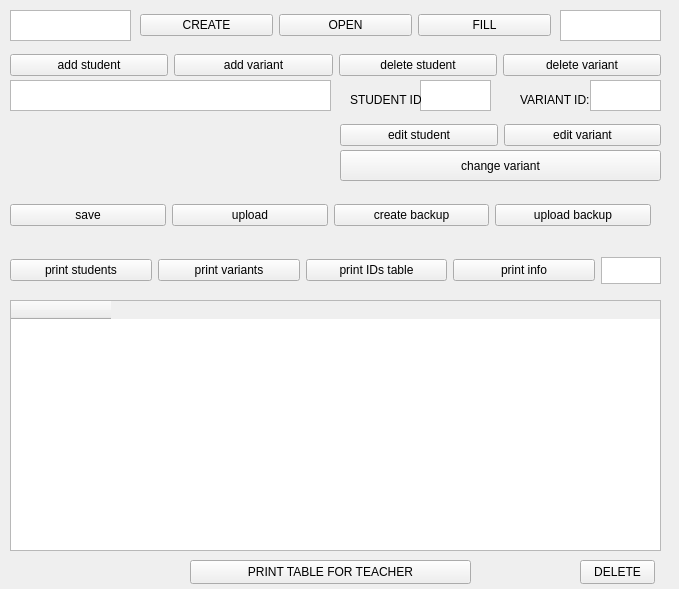
<?xml version="1.0" encoding="UTF-8"?>
<ui version="4.0">
 <class>DataBase</class>
 <widget class="QMainWindow" name="DataBase">
  <property name="geometry">
   <rect>
    <x>0</x>
    <y>0</y>
    <width>679</width>
    <height>589</height>
   </rect>
  </property>
  <property name="cursor">
   <cursorShape>UpArrowCursor</cursorShape>
  </property>
  <property name="windowTitle">
   <string>DataBase</string>
  </property>
  <property name="styleSheet">
   <string notr="true"/>
  </property>
  <widget class="QWidget" name="centralwidget">
   <widget class="QWidget" name="gridLayoutWidget">
    <property name="geometry">
     <rect>
      <x>10</x>
      <y>50</y>
      <width>651</width>
      <height>31</height>
     </rect>
    </property>
    <layout class="QGridLayout" name="add_deleteLO">
     <item row="0" column="1">
      <widget class="QPushButton" name="add_var">
       <property name="text">
        <string>add variant</string>
       </property>
      </widget>
     </item>
     <item row="0" column="2">
      <widget class="QPushButton" name="delete_std">
       <property name="text">
        <string>delete student</string>
       </property>
      </widget>
     </item>
     <item row="0" column="0">
      <widget class="QPushButton" name="add_std">
       <property name="text">
        <string>add student</string>
       </property>
      </widget>
     </item>
     <item row="0" column="3">
      <widget class="QPushButton" name="delete_var">
       <property name="text">
        <string>delete variant</string>
       </property>
      </widget>
     </item>
    </layout>
   </widget>
   <widget class="QTextEdit" name="dbName">
    <property name="geometry">
     <rect>
      <x>10</x>
      <y>10</y>
      <width>121</width>
      <height>31</height>
     </rect>
    </property>
    <property name="html">
     <string>&lt;!DOCTYPE HTML PUBLIC &quot;-//W3C//DTD HTML 4.0//EN&quot; &quot;http://www.w3.org/TR/REC-html40/strict.dtd&quot;&gt;
&lt;html&gt;&lt;head&gt;&lt;meta name=&quot;qrichtext&quot; content=&quot;1&quot; /&gt;&lt;meta charset=&quot;utf-8&quot; /&gt;&lt;style type=&quot;text/css&quot;&gt;
p, li { white-space: pre-wrap; }
hr { height: 1px; border-width: 0; }
&lt;/style&gt;&lt;/head&gt;&lt;body style=&quot; font-family:'Segoe UI'; font-size:9pt; font-weight:400; font-style:normal;&quot;&gt;
&lt;p style=&quot;-qt-paragraph-type:empty; margin-top:0px; margin-bottom:0px; margin-left:0px; margin-right:0px; -qt-block-indent:0; text-indent:0px;&quot;&gt;&lt;br /&gt;&lt;/p&gt;&lt;/body&gt;&lt;/html&gt;</string>
    </property>
   </widget>
   <widget class="QWidget" name="horizontalLayoutWidget">
    <property name="geometry">
     <rect>
      <x>140</x>
      <y>10</y>
      <width>411</width>
      <height>31</height>
     </rect>
    </property>
    <layout class="QHBoxLayout" name="createLO">
     <item>
      <widget class="QPushButton" name="create">
       <property name="text">
        <string>CREATE</string>
       </property>
      </widget>
     </item>
     <item>
      <widget class="QPushButton" name="open">
       <property name="text">
        <string>OPEN</string>
       </property>
      </widget>
     </item>
     <item>
      <widget class="QPushButton" name="fill">
       <property name="text">
        <string>FILL</string>
       </property>
      </widget>
     </item>
    </layout>
   </widget>
   <widget class="QPlainTextEdit" name="textAdd">
    <property name="geometry">
     <rect>
      <x>10</x>
      <y>80</y>
      <width>321</width>
      <height>31</height>
     </rect>
    </property>
    <property name="whatsThis">
     <string>&lt;html&gt;&lt;head/&gt;&lt;body&gt;&lt;p&gt;&lt;br/&gt;&lt;/p&gt;&lt;/body&gt;&lt;/html&gt;</string>
    </property>
   </widget>
   <widget class="QTextEdit" name="textFill">
    <property name="geometry">
     <rect>
      <x>560</x>
      <y>10</y>
      <width>101</width>
      <height>31</height>
     </rect>
    </property>
    <property name="html">
     <string>&lt;!DOCTYPE HTML PUBLIC &quot;-//W3C//DTD HTML 4.0//EN&quot; &quot;http://www.w3.org/TR/REC-html40/strict.dtd&quot;&gt;
&lt;html&gt;&lt;head&gt;&lt;meta name=&quot;qrichtext&quot; content=&quot;1&quot; /&gt;&lt;meta charset=&quot;utf-8&quot; /&gt;&lt;style type=&quot;text/css&quot;&gt;
p, li { white-space: pre-wrap; }
hr { height: 1px; border-width: 0; }
&lt;/style&gt;&lt;/head&gt;&lt;body style=&quot; font-family:'Segoe UI'; font-size:9pt; font-weight:400; font-style:normal;&quot;&gt;
&lt;p style=&quot;-qt-paragraph-type:empty; margin-top:0px; margin-bottom:0px; margin-left:0px; margin-right:0px; -qt-block-indent:0; text-indent:0px;&quot;&gt;&lt;br /&gt;&lt;/p&gt;&lt;/body&gt;&lt;/html&gt;</string>
    </property>
   </widget>
   <widget class="QPushButton" name="print_all">
    <property name="geometry">
     <rect>
      <x>190</x>
      <y>560</y>
      <width>281</width>
      <height>24</height>
     </rect>
    </property>
    <property name="text">
     <string>PRINT TABLE FOR TEACHER</string>
    </property>
   </widget>
   <widget class="QTextEdit" name="studentID">
    <property name="geometry">
     <rect>
      <x>420</x>
      <y>80</y>
      <width>71</width>
      <height>31</height>
     </rect>
    </property>
   </widget>
   <widget class="QTextEdit" name="variantID">
    <property name="geometry">
     <rect>
      <x>590</x>
      <y>80</y>
      <width>71</width>
      <height>31</height>
     </rect>
    </property>
   </widget>
   <widget class="QWidget" name="horizontalLayoutWidget_2">
    <property name="geometry">
     <rect>
      <x>340</x>
      <y>120</y>
      <width>321</width>
      <height>31</height>
     </rect>
    </property>
    <layout class="QHBoxLayout" name="editLO">
     <item>
      <widget class="QPushButton" name="edit_std">
       <property name="text">
        <string>edit student</string>
       </property>
      </widget>
     </item>
     <item>
      <widget class="QPushButton" name="edit_var">
       <property name="text">
        <string>edit variant</string>
       </property>
      </widget>
     </item>
    </layout>
   </widget>
   <widget class="QPushButton" name="giveVar">
    <property name="geometry">
     <rect>
      <x>340</x>
      <y>150</y>
      <width>321</width>
      <height>31</height>
     </rect>
    </property>
    <property name="text">
     <string>change variant</string>
    </property>
   </widget>
   <widget class="QLabel" name="stdID_lbl">
    <property name="geometry">
     <rect>
      <x>350</x>
      <y>90</y>
      <width>71</width>
      <height>20</height>
     </rect>
    </property>
    <property name="text">
     <string>STUDENT ID:</string>
    </property>
   </widget>
   <widget class="QLabel" name="varI_lbl">
    <property name="geometry">
     <rect>
      <x>520</x>
      <y>90</y>
      <width>71</width>
      <height>20</height>
     </rect>
    </property>
    <property name="text">
     <string>VARIANT ID:</string>
    </property>
   </widget>
   <widget class="QWidget" name="gridLayoutWidget_2">
    <property name="geometry">
     <rect>
      <x>10</x>
      <y>250</y>
      <width>651</width>
      <height>41</height>
     </rect>
    </property>
    <layout class="QGridLayout" name="printLO">
     <item row="0" column="2">
      <widget class="QPushButton" name="print_IDs">
       <property name="text">
        <string>print IDs table</string>
       </property>
      </widget>
     </item>
     <item row="0" column="3">
      <widget class="QPushButton" name="print_info">
       <property name="text">
        <string>print info</string>
       </property>
      </widget>
     </item>
     <item row="0" column="1">
      <widget class="QPushButton" name="print_vars">
       <property name="text">
        <string>print variants</string>
       </property>
      </widget>
     </item>
     <item row="0" column="0">
      <widget class="QPushButton" name="print_std">
       <property name="text">
        <string>print students</string>
       </property>
      </widget>
     </item>
     <item row="0" column="4">
      <widget class="QTextEdit" name="stdID">
       <property name="maximumSize">
        <size>
         <width>60</width>
         <height>27</height>
        </size>
       </property>
      </widget>
     </item>
    </layout>
   </widget>
   <widget class="QWidget" name="horizontalLayoutWidget_3">
    <property name="geometry">
     <rect>
      <x>10</x>
      <y>200</y>
      <width>641</width>
      <height>31</height>
     </rect>
    </property>
    <layout class="QHBoxLayout" name="saveLO">
     <item>
      <widget class="QPushButton" name="save">
       <property name="text">
        <string>save</string>
       </property>
      </widget>
     </item>
     <item>
      <widget class="QPushButton" name="upload">
       <property name="text">
        <string>upload</string>
       </property>
      </widget>
     </item>
     <item>
      <widget class="QPushButton" name="createBU">
       <property name="text">
        <string>create backup</string>
       </property>
      </widget>
     </item>
     <item>
      <widget class="QPushButton" name="uploadBU">
       <property name="text">
        <string>upload backup</string>
       </property>
      </widget>
     </item>
    </layout>
   </widget>
   <widget class="QTableWidget" name="tableWidget">
    <property name="geometry">
     <rect>
      <x>10</x>
      <y>300</y>
      <width>651</width>
      <height>251</height>
     </rect>
    </property>
    <column>
     <property name="text">
      <string/>
     </property>
    </column>
   </widget>
   <widget class="QPushButton" name="pushButton">
    <property name="geometry">
     <rect>
      <x>580</x>
      <y>560</y>
      <width>75</width>
      <height>24</height>
     </rect>
    </property>
    <property name="text">
     <string>DELETE</string>
    </property>
   </widget>
  </widget>
 </widget>
 <resources/>
 <connections/>
</ui>
